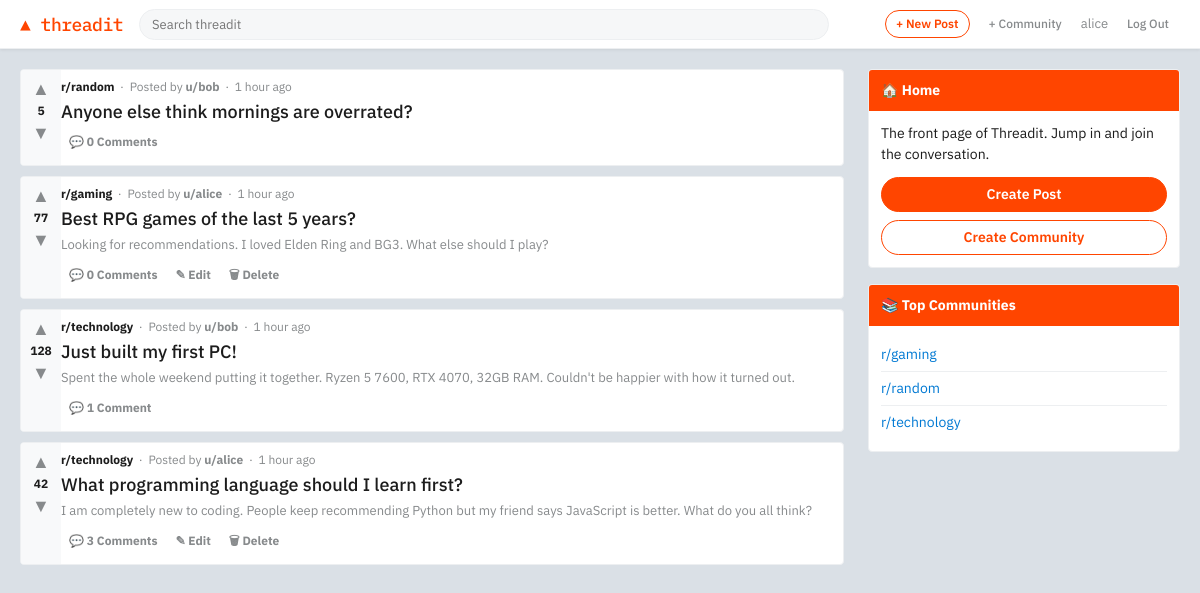
The app's page / (signed in) with its own data.
### forum/models.py (models this page shows, shortened)
class Post(models.Model):
    title = models.CharField(max_length=300)
    body = models.TextField(blank=True)
    author = models.ForeignKey(
        User, on_delete=models.CASCADE, related_name="posts"
    )
    community = models.ForeignKey(
        Community, on_delete=models.CASCADE, related_name="posts"
    )
    upvotes = models.IntegerField(default=0)
    created_at = models.DateTimeField(auto_now_add=True)
    updated_at = models.DateTimeField(auto_now=True)
    class Meta:
        ordering = ["-created_at"]
    def comment_count(self):
        return self.comments.count()

class Community(models.Model):
    name = models.CharField(max_length=50, unique=True)
    description = models.TextField(blank=True)
    created_at = models.DateTimeField(auto_now_add=True)
    created_by = models.ForeignKey(
        User, on_delete=models.SET_NULL, null=True, related_name="communities"
    )
    class Meta:
        verbose_name_plural = "communities"
        ordering = ["name"]

### forum/views.py (the view)
# urls.py: path("", views.home, name="home"),
def home(request):
    query = request.GET.get("q", "")
    posts = Post.objects.select_related("author", "community").all()
    if query:
        posts = posts.filter(Q(title__icontains=query) | Q(body__icontains=query))
    communities = Community.objects.all()[:8]
    context = {"posts": posts, "communities": communities, "query": query}
    return render(request, "forum/home.html", context)

### templates/forum/home.html (shortened to what this page needs)
{% extends "forum/base.html" %}
{% block content %}
<div class="page-wrapper">
  <main>
    {% if posts %}
      {% for post in posts %}
      <div class="post-card">
        <div class="vote-col">
          <button class="vote-btn" title="upvote">&#9650;</button>
          <span class="vote-count">{{ post.upvotes }}</span>
          <button class="vote-btn" title="downvote">&#9660;</button>
        </div>
        <div class="post-content">
          <div class="post-meta">
            <a href="{% url 'community_detail' post.community.name %}" class="community-link">r/{{ post.community.name }}</a>
            &nbsp;·&nbsp; Posted by
            <a href="#">u/{{ post.author.username }}</a>
            &nbsp;·&nbsp; {{ post.created_at|timesince }} ago
          </div>
          <div class="post-title">
            <a href="{% url 'post_detail' post.pk %}">{{ post.title }}</a>
          </div>
          {% if post.body %}
            <div class="post-body-preview">{{ post.body }}</div>
          {% endif %}
          <div class="post-actions">
            <a href="{% url 'post_detail' post.pk %}" class="post-action-btn">
              &#128172; {{ post.comment_count }} Comment{{ post.comment_count|pluralize }}
            </a>
            {% if user == post.author %}
              <a href="{% url 'edit_post' post.pk %}" class="post-action-btn">&#9998; Edit</a>
              <a href="{% url 'delete_post' post.pk %}" class="post-action-btn">&#128465; Delete</a>
            {% endif %}
          </div>
        </div>
      </div>
      {% endfor %}
    {% endif %}
  </main>
  <aside class="sidebar">
    <div class="sidebar-card">
      <div class="sidebar-card-header">&#127968; Home</div>
      <div class="sidebar-card-body">
        <p>The front page of Threadit. Jump in and join the conversation.</p>
        {% if user.is_authenticated %}
          <a href="{% url 'create_post' %}" class="btn btn-primary" style="width:100%;justify-content:center;margin-bottom:8px;">Create Post</a>
          <a href="{% url 'create_community' %}" class="btn btn-outline" style="width:100%;justify-content:center;">Create Community</a>
        {% else %}
          <a href="{% url 'register' %}" class="btn btn-primary" style="width:100%;justify-content:center;margin-bottom:8px;">Sign Up</a>
          <a href="{% url 'login' %}" class="btn btn-outline" style="width:100%;justify-content:center;">Log In</a>
        {% endif %}
      </div>
    </div>
    {% if communities %}
    <div class="sidebar-card">
      <div class="sidebar-card-header">&#128218; Top Communities</div>
      <div class="sidebar-card-body">
        <ul class="community-list">
          {% for c in communities %}
          <li><a href="{% url 'community_detail' c.name %}">r/{{ c.name }}</a></li>
          {% endfor %}
        </ul>
      </div>
    </div>
    {% endif %}
  </aside>
</div>
{% endblock %}

### templates/forum/base.html (shortened to what this page needs)
<!DOCTYPE html>
<html lang="en">
<head>
  {% load static %}
  <link rel="stylesheet" href="{% static 'css/style.css' %}">
</head>
<body>
<nav class="navbar">
  <div class="nav-inner">
    <a href="{% url 'home' %}" class="nav-logo">&#9650; threadit</a>
    <div class="nav-search">
      <form method="get" action="{% url 'home' %}">
        <input type="text" name="q" placeholder="Search threadit" value="{{ request.GET.q }}">
      </form>
    </div>
    <div class="nav-actions">
      {% if user.is_authenticated %}
        <a href="{% url 'create_post' %}" class="btn btn-outline btn-sm">+ New Post</a>
        <a href="{% url 'create_community' %}" class="btn btn-ghost btn-sm">+ Community</a>
        <span class="text-muted" style="font-size:13px;">{{ user.username }}</span>
        <a href="{% url 'logout' %}" class="btn btn-ghost btn-sm">Log Out</a>
      {% else %}
        <a href="{% url 'login' %}" class="btn btn-outline btn-sm">Log In</a>
        <a href="{% url 'register' %}" class="btn btn-primary btn-sm">Sign Up</a>
      {% endif %}
    </div>
  </div>
</nav>
{% block content %}{% endblock %}
</body>
</html>

### static/css/style.css (style rules this page uses)
:root { --bg: #dae0e6; --surface: #ffffff; --surface-hover: #f6f7f8; --border: #edeff1; --text: #1c1c1c; --text-muted: #878a8c; --accent: #ff4500; --accent-hover: #e03d00; --upvote: #ff4500; --link: #0079d3; --link-hover: #006cbf; --nav-bg: #ffffff; --tag-bg: #e8f0fe; --tag-text: #0079d3; --radius: 4px; --shadow: 0 1px 3px rgba(0,0,0,0.08); }
*, *::before, *::after { box-sizing: border-box; margin: 0; padding: 0; }
body { font-family: 'IBM Plex Sans', sans-serif; background: var(--bg); color: var(--text); font-size: 14px; line-height: 1.5; min-height: 100vh; }
a { color: var(--link); text-decoration: none; }
.navbar { background: var(--nav-bg); border-bottom: 1px solid var(--border); position: sticky; top: 0; z-index: 100; box-shadow: var(--shadow); }
.nav-inner { max-width: 1200px; margin: 0 auto; padding: 0 20px; height: 48px; display: flex; align-items: center; gap: 16px; }
.nav-logo { font-family: 'IBM Plex Mono', monospace; font-weight: 500; font-size: 18px; color: var(--accent); text-decoration: none; letter-spacing: -0.5px; }
.nav-search { flex: 1; max-width: 690px; }
.nav-search input { width: 100%; padding: 6px 12px; border: 1px solid var(--border); border-radius: 20px; background: var(--surface-hover); font-size: 13px; font-family: inherit; outline: none; transition: border-color 0.15s, background 0.15s; }
.nav-actions { display: flex; align-items: center; gap: 8px; margin-left: auto; }
.btn { display: inline-flex; align-items: center; gap: 4px; padding: 6px 16px; border-radius: 20px; font-size: 14px; font-weight: 600; font-family: inherit; cursor: pointer; border: 1px solid transparent; transition: all 0.15s; white-space: nowrap; }
.btn-primary { background: var(--accent); color: white; border-color: var(--accent); }
.btn-outline { background: transparent; color: var(--accent); border-color: var(--accent); }
.btn-ghost { background: transparent; color: var(--text-muted); border-color: transparent; font-weight: 500; }
.btn-sm { padding: 4px 10px; font-size: 12px; }
.page-wrapper { max-width: 1200px; margin: 20px auto; padding: 0 20px; display: grid; grid-template-columns: 1fr 312px; gap: 24px; align-items: start; }
.post-card { background: var(--surface); border: 1px solid var(--border); border-radius: var(--radius); display: flex; margin-bottom: 10px; transition: border-color 0.1s; overflow: hidden; }
.vote-col { background: #f8f9fa; padding: 8px 4px; display: flex; flex-direction: column; align-items: center; gap: 2px; min-width: 40px; }
.vote-btn { background: none; border: none; cursor: pointer; color: var(--text-muted); font-size: 18px; padding: 2px 6px; border-radius: 2px; line-height: 1; transition: color 0.1s, background 0.1s; }
.vote-count { font-weight: 700; font-size: 12px; color: var(--text); }
.post-content { flex: 1; padding: 8px 8px 8px 0; }
.post-meta { font-size: 12px; color: var(--text-muted); margin-bottom: 4px; }
.post-meta a { color: var(--text-muted); font-weight: 700; }
.post-meta .community-link { color: var(--text); font-weight: 700; }
.post-title { font-size: 18px; font-weight: 500; color: var(--text); margin-bottom: 4px; line-height: 1.3; }
.post-title a { color: inherit; }
.post-body-preview { color: var(--text-muted); font-size: 13px; margin-bottom: 6px; display: -webkit-box; -webkit-line-clamp: 3; -webkit-box-orient: vertical; overflow: hidden; }
.post-actions { display: flex; gap: 2px; flex-wrap: wrap; }
.post-action-btn { display: inline-flex; align-items: center; gap: 4px; padding: 6px 8px; border-radius: 2px; font-size: 12px; font-weight: 700; color: var(--text-muted); cursor: pointer; transition: background 0.1s, color 0.1s; border: none; background: none; font-family: inherit; }
.sidebar-card { background: var(--surface); border: 1px solid var(--border); border-radius: var(--radius); overflow: hidden; margin-bottom: 16px; }
.sidebar-card-header { background: var(--accent); color: white; padding: 10px 12px; font-weight: 700; font-size: 14px; }
.sidebar-card-body { padding: 12px; }
.sidebar-card-body p { font-size: 14px; margin-bottom: 12px; color: var(--text); }
.community-list { list-style: none; }
.community-list li { padding: 6px 0; border-bottom: 1px solid var(--border); font-size: 14px; }
.community-list li:last-child { border-bottom: none; }
.text-muted { color: var(--text-muted); }

### records on screen
Post: upvotes "5", community.name "random", author.username "bob", created_at "1 hour", title "Anyone else think mornings are overrated?", comment_count "0"
Post: upvotes "77", community.name "gaming", author.username "alice", created_at "1 hour", title "Best RPG games of the last 5 years?", body "Looking for recommendations. I loved Elden Ring and BG3. What else should I play?", comment_count "0", shows "✎ Edit"
Post: upvotes "128", community.name "technology", author.username "bob", created_at "1 hour", title "Just built my first PC!", body "Spent the whole weekend putting it together. Ryzen 5 7600, RTX 4070, 32GB RAM. Couldn't be happier with how it turned out.", comment_count "1"
Post: upvotes "42", community.name "technology", author.username "alice", created_at "1 hour", title "What programming language should I learn first?", body "I am completely new to coding. People keep recommending Python but my friend says JavaScript is better. What do you all think?", comment_count "3", shows "✎ Edit"
Community: name "gaming"
Community: name "random"
Community: name "technology"

### other values on screen
{{ user.username }} "alice"
